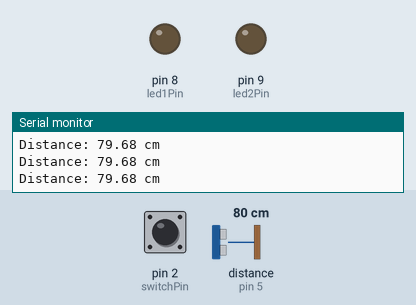
The sketch below on a simulated Arduino Uno, built with avr-gcc and run on an emulated ATmega328P. Shown: output pins drawn as LEDs (lit = HIGH), the last lines printed to the serial monitor. Wiring (inferred from the names in the program): ultrasonic range finder: trigger pin 4; echo pin 5. Inputs (shaded band) come from the test bench; at power-on: distance to the obstacle (sensor on pin 5) 80 cm, pin 2 (switchPin) HIGH. The echo pulse lasts 58.3 µs per cm; pins used as bus, display or sensor lines are not drawn.

Above: at 1.2 s.
1.3 s: distance to the obstacle (sensor on pin 5) set to 23 cm
2.8 s: distance to the obstacle (sensor on pin 5) set to 18 cm
At 4.0 s:
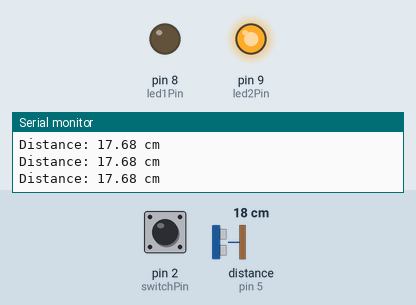
4.3 s: pin 2 (switchPin) pulled LOW for 0.25 s
At 4.42 s:
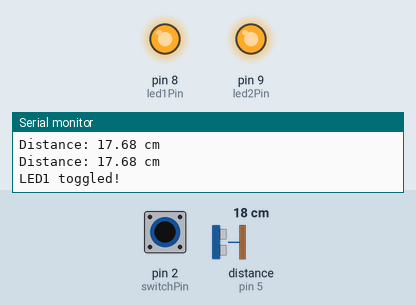
6.0 s: pin 2 (switchPin) pulled LOW for 3.2 s
At 10.4 s:
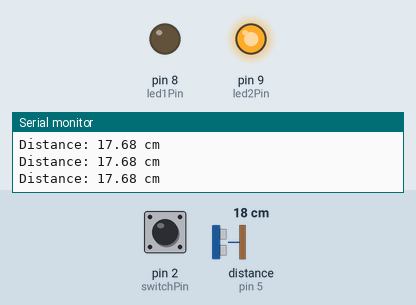
Timing chart, 0 to 11.7 s (numbered marks = the images above; inputs shaded):
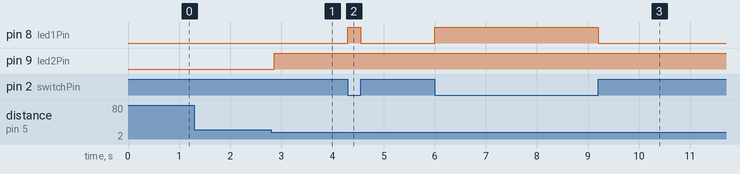

The sketch:

intreruptscode.ino
```cpp
const int switchPin = 2;
const int led1Pin = 8;
const int trigPin = 4;
const int echoPin = 5;
const int led2Pin = 9;

volatile bool led1State = false;
bool led2State = false;

void handleSwitch() {
  led1State = !led1State;
  digitalWrite(led1Pin, led1State);
  Serial.println("LED1 toggled!");
}

void setup() {
  Serial.begin(9600);

  pinMode(switchPin, INPUT);
  pinMode(led1Pin, OUTPUT);
  pinMode(trigPin, OUTPUT);
  pinMode(echoPin, INPUT);
  pinMode(led2Pin, OUTPUT);

  attachInterrupt(digitalPinToInterrupt(switchPin), handleSwitch, CHANGE);
}

void loop() {
  // Send trigger pulse to HC-SR04
  digitalWrite(trigPin, LOW);
  delayMicroseconds(2);
  digitalWrite(trigPin, HIGH);
  delayMicroseconds(10);
  digitalWrite(trigPin, LOW);


  long duration = pulseIn(echoPin, HIGH, 25000);
  float distance = (duration * 0.0343) / 2;


  Serial.print("Distance: ");
  Serial.print(distance);
  Serial.println(" cm");


  if (distance > 0 && distance < 20) {
    if (!led2State) {
      digitalWrite(led2Pin, HIGH);
      led2State = true;
      Serial.println("Object detected: LED2 ON");
    }
  } else {
    if (led2State) {
      digitalWrite(led2Pin, LOW);
      led2State = false;
      Serial.println("No object: LED2 OFF");
    }
  }

  delay(200);
}
```

Measured:
- the behaviour switches between 21 and 20 cm on distance to the obstacle (sensor on pin 5) (found by bisection; images 0 and 1)
- after the input at 2.8 s, pin 9 (led2Pin): LOW → HIGH after 0.06 s
- after the input at 4.3 s, pin 8 (led1Pin): LOW → HIGH at once, → LOW 0.25 s later
- after the input at 6.0 s, pin 8 (led1Pin): LOW → HIGH at once, → LOW 3.2 s later
